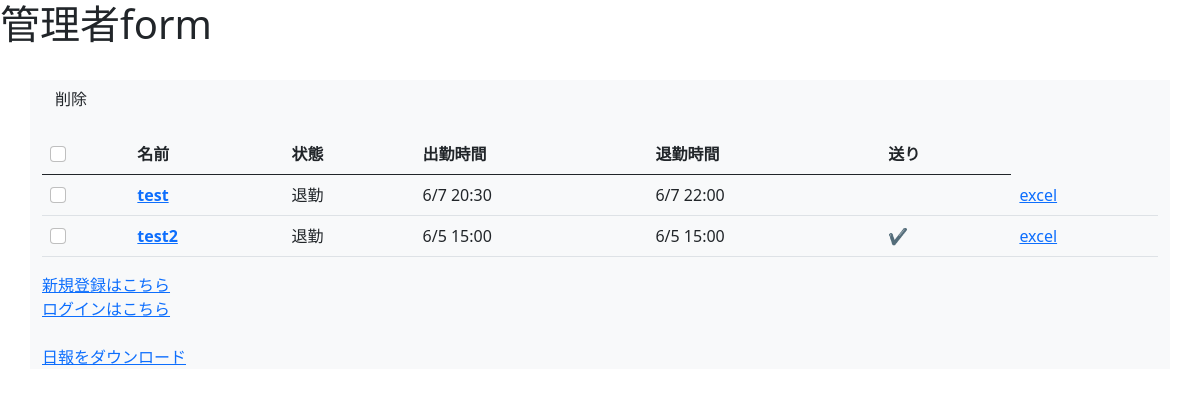
/adminform, run on the app's committed database.
### attendance/models.py (models this page shows, shortened)
class Account(models.Model):
    user = models.OneToOneField(User, on_delete=models.CASCADE)
    is_working = models.BooleanField(default=False)
    start_time = models.DateTimeField(verbose_name="開始時間")
    end_time = models.DateTimeField(verbose_name="終了時間")
    start_overtime = models.CharField(max_length=20, null=True)
    end_overtime = models.CharField(max_length=20, null=True)
    is_sending = models.BooleanField(default=False)
    staff_drink = models.IntegerField(default=0)
    staff_bottle = models.IntegerField(default=0)
    debt = models.IntegerField(default=0)
    back = models.IntegerField(default=0)

### attendance/views.py (the view, shortened to what this page needs)
# urls.py: path("adminform", views.AdminFrom.as_view(), name="AdminForm"),
class AdminFrom(ListView):
    model = Account
    template_name = "attendance/admin_form.html"
    def get(self, request):
        return super().get(request)

### templates/attendance/admin_form.html (shortened to what this page needs)
{% extends "attendance/DB5_base.html" %}
{% block body %}
<header><h1>管理者form</h1></header>
<br>
<div class="container bg-light"><form action="{% url 'AdminForm' %}" method="post">
  <input type="submit" class=btn btn-primary value="削除">
    <table class="table caption-top">
        <caption></caption>
        <thead>
          <tr>
            <th>
              <label><input class="form-check-input" type="checkbox" id="all"></label>
            </th>
            <th scope="col">名前</th>
            <th scope="col">状態</th>
            <th scope="col">出勤時間</th>
            <th scope="col">退勤時間</th>
            <th scope="col">送り</th>
          </tr>
        </thead>
        <tbody>
        {% for account in object_list %}
            <tr><div>
            {% if not account.user.username == "admin" %}
                <th scope="row">
                  <label><input class="form-check-input" type="checkbox" name="chk" value="{{account.pk}}"></label>
                  </th>
                <th scope="row">
                <a href="{% url 'Edit' pk=account.pk %}">{{account.user}}
                </a>
                </th>
                {% if account.is_working %}<td>出勤</td>
                {% else %}<td>退勤</td>{% endif %}
                <td>{{account.start_overtime}}</td>
                <td>{{account.end_overtime}}</td>
                <td>
                    {% if account.is_sending %}&#10004;{% endif %}
                </td>
                <td>
                    <a href="{% url 'PopExcel' pk=account.pk %}" target="_blank" rel="noreferrer noopener">excel</a>
                </td>
            {% endif %}
            </div>
            </tr>
        {% endfor %}
        </tbody>
      </table>
      <a href="{% url 'Register' %}">新規登録はこちら</a><br>
      <a href="{% url 'Login' %}">ログインはこちら</a><br><br>
      <a href="{% url 'Daily' %}">日報をダウンロード</a>
 </form></div>
{% endblock body %}

### data on the page
Account: user "test", is_working "退勤", start_overtime "6/7 20:30", end_overtime "6/7 22:00"
Account: user "test2", is_working "退勤", start_overtime "6/5 15:00", end_overtime "6/5 15:00"
